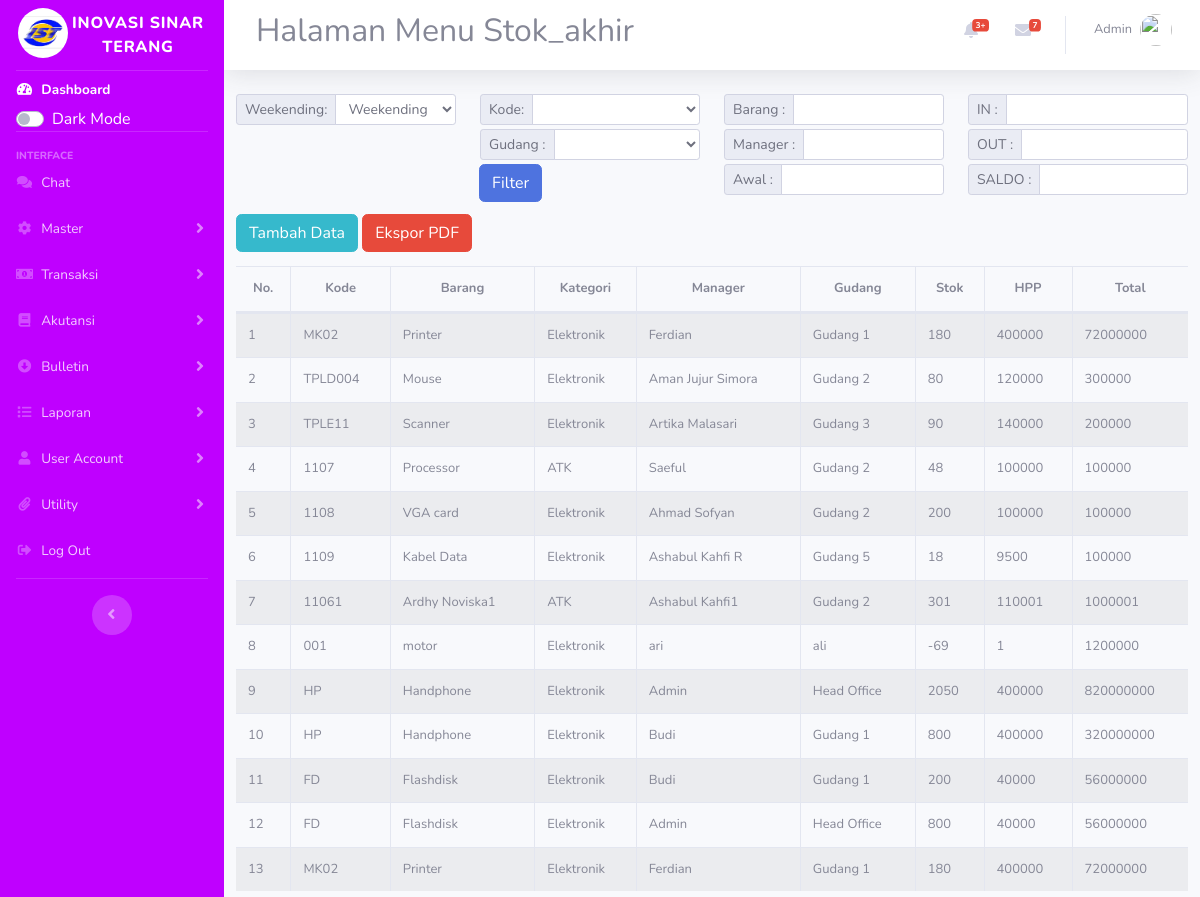
Page /index.php/detail_stok on the committed database.
### tables this page shows
CREATE TABLE `produk` (
  `id` int(11) NOT NULL,
  `nama` varchar(50) NOT NULL,
  `kode` varchar(50) NOT NULL,
  `kategori` varchar(50) NOT NULL,
  `manager` varchar(50) NOT NULL,
  `gudang` varchar(50) NOT NULL,
  `qty` varchar(50) NOT NULL,
  `unitbagus` varchar(50) NOT NULL,
  `unitrusak` varchar(50) NOT NULL,
  `hpp` varchar(50) NOT NULL,
  `sebelumpajak` varchar(50) NOT NULL,
  `ppn` varchar(50) NOT NULL,
  `setelahpajak` varchar(50) NOT NULL,
  `hargasetoran` varchar(50) NOT NULL,
  `jumlah` varchar(50) NOT NULL,
  `image` varchar(255) NOT NULL DEFAULT 'default.jpg',
  `kode_id` varchar(50) NOT NULL
);

CREATE TABLE `tbl_category` (
  `id` int(3) NOT NULL,
  `kode` varchar(15) NOT NULL,
  `name` varchar(30) NOT NULL,
  `description` varchar(50) NOT NULL
);

### application/controllers/Detail_stok.php (called while the page is built, shortened)
<?php
class Detail_stok extends CI_Controller {
    public function __construct(){
        $this->load->model('m_barang');
        $this->load->library('form_validation');
    }
    public function index(){
        $topik['judul'] = 'Halaman Menu Stok_akhir';
        $data['produk'] = $this->m_barang->get_by_role();
        $this->load->view('templates/header',$topik);
        $this->load->view('detailstok/index',$data);
        $this->load->view('templates/footer');
    }
}

### index.php (called while the page is built, shortened)
<?php
require_once BASEPATH.'core/CodeIgniter.php';

### application/models/M_barang.php (called while the page is built, shortened)
<?php defined('BASEPATH') OR exit('No direct script access allowed');
class M_barang extends CI_Model
{
    public function get_by_role(){
        $this->db->select('produk.*, tbl_category.name as nm_kategori');
        $this->db->from('produk, tbl_category');
        $this->db->where('produk.kategori=tbl_category.kode');
        $query = $this->db->get();
        return $query->result_array();
    }
}

### application/views/detailstok/index.php (the view, shortened to what this page needs)
<div class="content-wrapper col-12">
<section class="content-header ml mt-2 auto">
<div class="row mt-3 mb-2">
    <div class="col-lg-3">
        <form action="" method="post">
            <div class="input-group input-group-sm">
                <div class="input-group-prepend">
                    <label for="weekending" class="input-group-text">Weekending:</label>
                </div>
                <select name="" id="" class="form-control">
                    <option value="">Weekending Up</option>
                </select>
            </div>
        </form>
    </div>
    <div class="col-lg-3">
    <form action="" method="post">
            <div class="input-group input-group-sm">
                <div class="input-group-prepend">
                    <label for="weekending" class="input-group-text">Kode:</label>
                </div>
                <select name="" id="" class="form-control">
                    <option value=""></option>
                    <option value="">101</option>
                </select>
            </div>
            <div class="input-group input-group-sm mt-1 mb-1">
                <div class="input-group-prepend">
                    <label for="noinv" class="input-group-text">Gudang :</label>
                </div>
                <select name="" id="" class="form-control">
                    <option value=""></option>
                    <option value="">Gudang A</option>
                </select>
            </div>
            <div class="input-group input-group-sm mt-1 mb-1">
                <button type="submit" class="btn btn-primary">Filter</button>
            </div>
        </form>
            </div>
            <div class="col-lg-3">
    <form action="" method="post">
            <div class="input-group input-group-sm mb-1">
                <div class="input-group-prepend">
                    <label for="noinv" class="input-group-text">Barang :</label>
                </div>
                <input type="text" class="form-control">
            </div>
            <div class="input-group input-group-sm mt-1 mb-1">
                <div class="input-group-prepend">
                    <label for="noinv" class="input-group-text">Manager :</label>
                </div>
                <input type="text" class="form-control">
            </div>
            <div class="input-group input-group-sm mt-1 mb-1">
                <div class="input-group-prepend">
                    <label for="noinv" class="input-group-text">Awal :</label>
                </div>
                <input type="text" class="form-control">
            </div>
        </form>
            </div>
            <div class="col-lg-3">
    <form action="" method="post">
            <div class="input-group input-group-sm mb-1">
                <div class="input-group-prepend">
                    <label for="noinv" class="input-group-text">IN :</label>
                </div>
                <input type="text" class="form-control">
            </div>
            <div class="input-group input-group-sm mt-1 mb-1">
                <div class="input-group-prepend">
                    <label for="noinv" class="input-group-text">OUT :</label>
                </div>
                <input type="text" class="form-control">
            </div>
            <div class="input-group input-group-sm mt-1 mb-1">
                <div class="input-group-prepend">
                    <label for="noinv" class="input-group-text">SALDO :</label>
                </div>
                <input type="text" class="form-control">
            </div>
        </form>
            </div>
    </div>
<div class="">
<a href="<?= base_url('barang/tambah');?>" class="btn btn-info mb-2">Tambah Data</a>
<a href="<?= base_url('barang/ekspor');?>" class="btn btn-danger mb-2">Ekspor PDF</a>
<div class="table-responsive">
<table id="mytable" class="table table-striped table-bordered table-hover table-full-width dataTable" cellspacing="0" width="" style="font-size: small;">
        <thead>
            <tr style="text-align:center;">
                <th>No.</th>
                <th>Kode</th>
                <th>Barang</th>
                <th>Kategori</th>
                <th>Manager</th>
                <th>Gudang</th>
                <th>Stok</th>
                <th>HPP</th>
                <th>Total</th>
            </tr>
        </thead>
        <tbody>
            <?php $i=1;?>
            <?php foreach ($produk as $erp): ?>
            <tr>
                <td width="">
                    <?php echo $i;?>
                </td>
                <td>
                    <?php echo $erp['kode'] ?>
                </td>
                <td width="">
                    <?php echo $erp['nama'] ?>
                </td>
                <td>
                    <?php echo $erp['nm_kategori'] ?>
                </td>
                <td>
                    <?php echo $erp['manager'] ?>
                </td>
                <td>
                    <?php echo $erp['gudang'] ?>
                </td>
                <td class="">
                    <?php echo $erp['qty']?>
                </td>
                <td class="">
                    <?php echo $erp['hpp']?>
                </td>
                <td class="">
                    <?php echo $erp['jumlah']?>
                </td>
            </tr>
            <?php $i++;?>
            <?php endforeach; ?>
        </tbody>
    </table>
    </div>
</div>

### rows in the picture
produk: kode "MK02", nama "Printer", tbl_category.name "Elektronik", manager "Ferdian", gudang "Gudang 1", qty "180", hpp "400000", jumlah "72000000"
produk: kode "TPLD004", nama "Mouse", tbl_category.name "Elektronik", manager "Aman Jujur Simora", gudang "Gudang 2", qty "80", hpp "120000", jumlah "300000"
produk: kode "TPLE11", nama "Scanner", tbl_category.name "Elektronik", manager "Artika Malasari", gudang "Gudang 3", qty "90", hpp "140000", jumlah "200000"
produk: kode "1107", nama "Processor", tbl_category.name "ATK", manager "Saeful", gudang "Gudang 2", qty "48", hpp "100000", jumlah "100000"
produk: kode "1108", nama "VGA card", tbl_category.name "Elektronik", manager "Ahmad Sofyan", gudang "Gudang 2", qty "200", hpp "100000", jumlah "100000"
produk: kode "1109", nama "Kabel Data", tbl_category.name "Elektronik", manager "Ashabul Kahfi R", gudang "Gudang 5", qty "18", hpp "9500", jumlah "100000"
produk: kode "11061", nama "Ardhy Noviska1", tbl_category.name "ATK", manager "Ashabul Kahfi1", gudang "Gudang 2", qty "301", hpp "110001", jumlah "1000001"
produk: kode "001", nama "motor", tbl_category.name "Elektronik", manager "ari", gudang "ali", qty "-69", hpp "1", jumlah "1200000"
produk: kode "HP", nama "Handphone", tbl_category.name "Elektronik", manager "Admin", gudang "Head Office", qty "2050", hpp "400000", jumlah "820000000"
produk: kode "HP", nama "Handphone", tbl_category.name "Elektronik", manager "Budi", gudang "Gudang 1", qty "800", hpp "400000", jumlah "320000000"
produk: kode "FD", nama "Flashdisk", tbl_category.name "Elektronik", manager "Budi", gudang "Gudang 1", qty "200", hpp "40000", jumlah "56000000"
produk: kode "FD", nama "Flashdisk", tbl_category.name "Elektronik", manager "Admin", gudang "Head Office", qty "800", hpp "40000", jumlah "56000000"
produk: kode "MK02", nama "Printer", tbl_category.name "Elektronik", manager "Ferdian", gudang "Gudang 1", qty "180", hpp "400000", jumlah "72000000"

### other values in the picture
$judul "Halaman Menu Stok_akhir"
